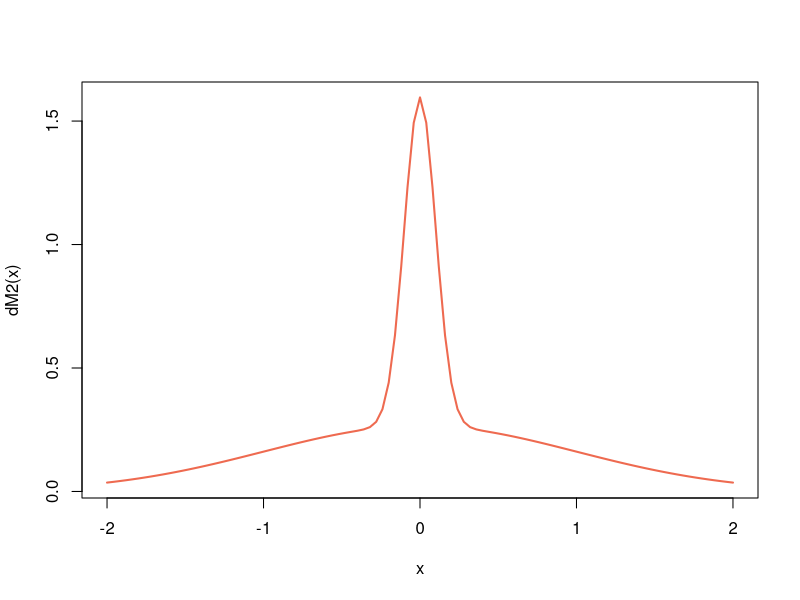
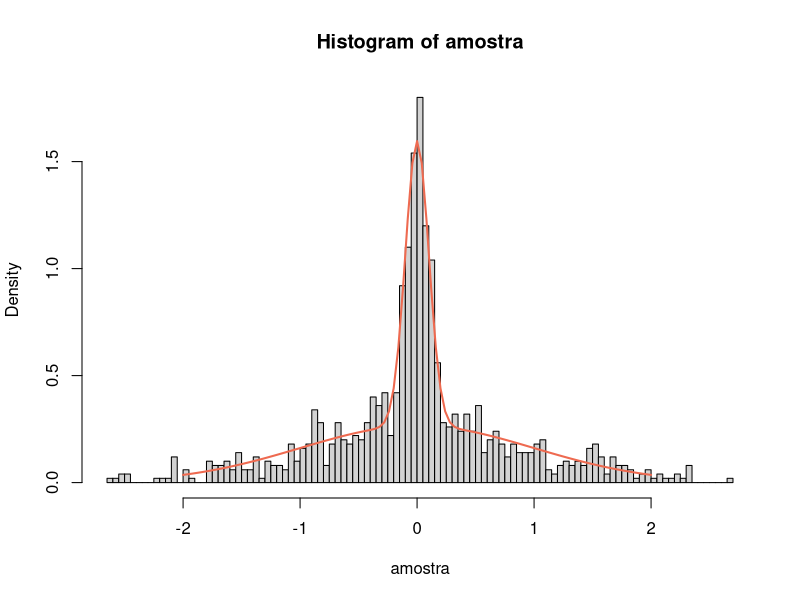
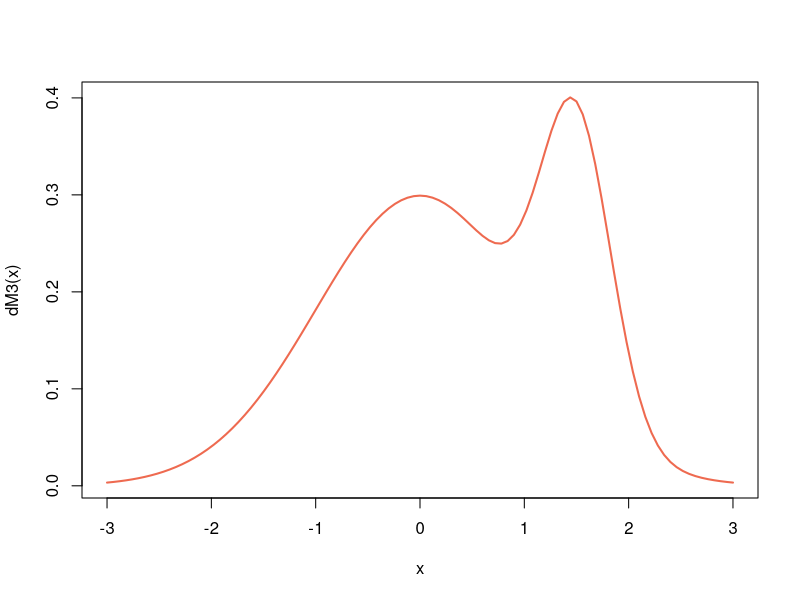
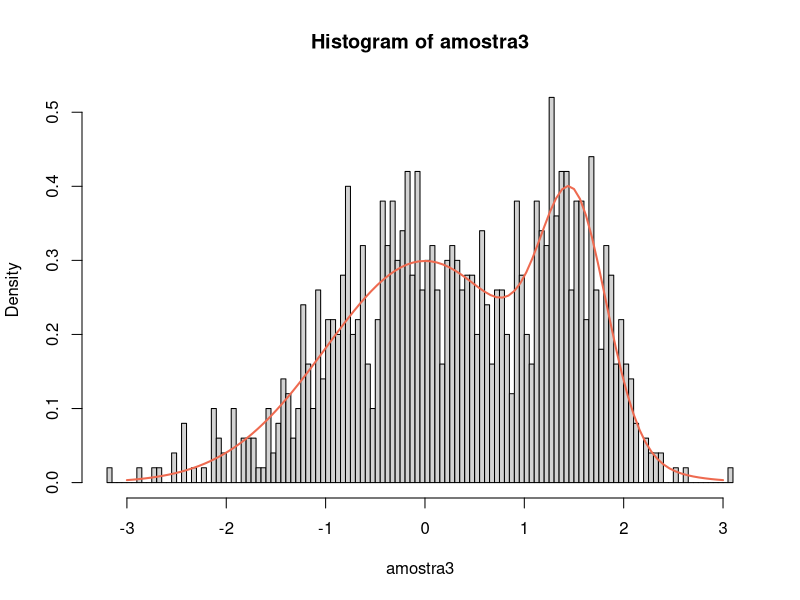

Write R code to recreate these figures, in order.
# Leptocurtica unimodal

dM2<-function(x, p1=2/3, media1=0, media2=0, sd1=1, sd2=1/10) p1*dnorm(x,media1,sd1)+ (1-p1)*dnorm(x, media2, sd2)

curve(dM2, from=-2, to=2, col="coral2", lwd=2)

rM<-function(n, p1, media1, media2, sd1, sd2) #p1 é a prop da densidade 1
{
  u<-runif(n)
  I<-as.numeric(u<=p1) # 1, distribuição 1 da mistura
  media<-I*media1 + (1-I)*media2
  sd<-I*sd1 + (1-I)*sd2
  return(rnorm(n,media,sd))
}

amostra<-rM(1000, p1=2/3, media1=0, media2=0, sd1=1, sd2=1/10)
hist(amostra, freq = F, breaks = 100)
curve(dM2, from=-2, to=2, col="coral2", lwd=2, add = T)


# Assimétrica Bimodal

dM3<-function(x, p1=3/4, media1=0, media2=3/2, sd1=1, sd2=1/3) p1*dnorm(x,media1,sd1)+ (1-p1)*dnorm(x, media2, sd2)

curve(dM3, from=-3, to=3, col="coral2", lwd=2)

amostra3<-rM(1000,  p1=3/4, media1=0, media2=3/2, sd1=1, sd2=1/3)
hist(amostra3, freq = F, breaks = 100)
curve(dM3, from=-3, to=3, col="coral2", lwd=2, add=T)
